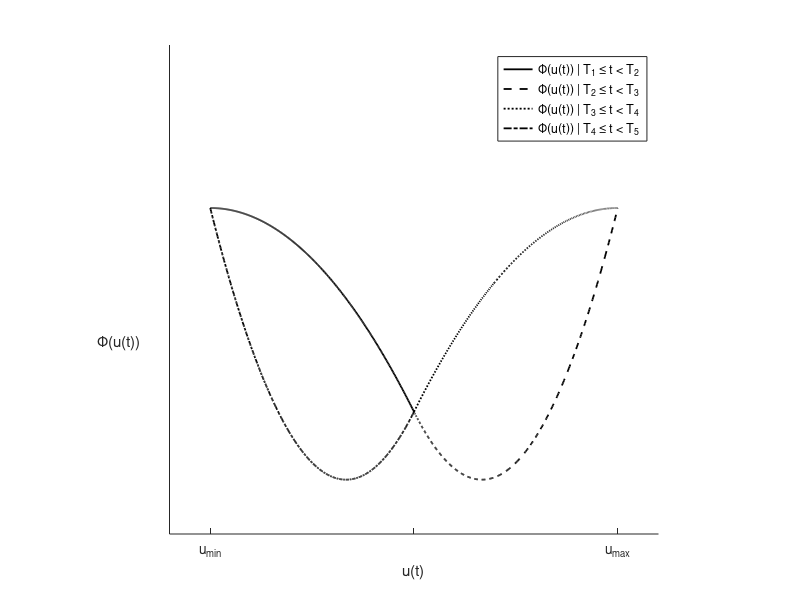
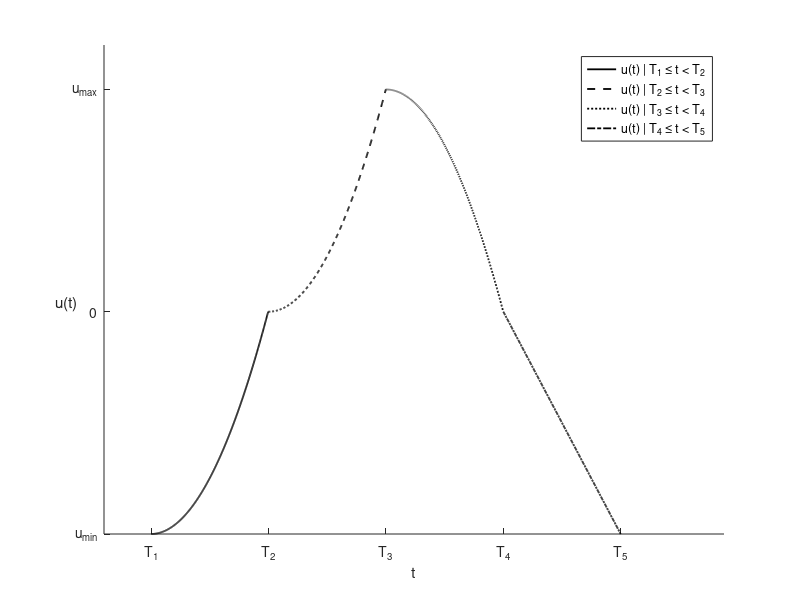
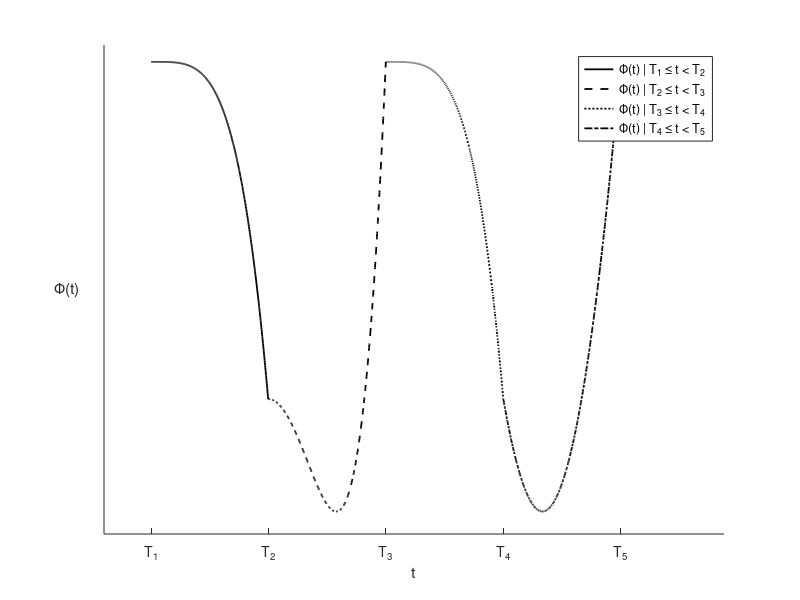

The MATLAB source for these figures, in order:
clear all
close all
clc

umin=-1;
umax=1;
l=(umax-umin)/2;
umid=(umax+umin)/2;

Ttotal=(l^2)/2;
mu=1;

n=1000;
u=[linspace(umin,umax,n),linspace(umax,umin,n)];
y=0;

T1=1;
T2=floor(n/2);
T3=n;
T4=floor(3*n/2);
T5=2*n;

for i=T1:T2
    u(i)= (((umid-umin)/(T2-T1))*i)^2 + umin;
    gamma=((u(i)-umin)^2)/(l^2);
    delta=0;
    ro=0;
    sigma=0;
    y(i)=-Ttotal*abs(mu)*(gamma-(1-gamma))-Ttotal*abs(mu)*(delta-(1-delta))+Ttotal*abs(mu)*(ro-(1-ro))+Ttotal*abs(mu)*(sigma-(1-sigma));
end
for i=T2:T3
    u(i)= (((umax-umid)/(T3-T2))*(i-T2))^2 + umid;
    gamma=1;
    delta=1-(l-(u(i)-umid))^2/(l^2);
    ro=(u(i)-umid)^2/(l^2);
    sigma=(u(i)-umid)^2/(l^2);
    y(i)=-Ttotal*abs(mu)*(gamma-(1-gamma))-Ttotal*abs(mu)*(delta-(1-delta))+Ttotal*abs(mu)*(ro-(1-ro))+Ttotal*abs(mu)*(sigma-(1-sigma));
end
for i=T3:T4
    u(i)= -(((umax-umid)/(T3-T4))*(i-T3))^2 + umax;
    gamma=1;
    delta=1;
    ro=1;
    sigma=1-(umax-u(i))^2/(l^2);
    y(i)=-Ttotal*abs(mu)*(gamma-(1-gamma))-Ttotal*abs(mu)*(delta-(1-delta))+Ttotal*abs(mu)*(ro-(1-ro))+Ttotal*abs(mu)*(sigma-(1-sigma));
end
for i=T4:T5
    gamma=1-(umid-u(i))^2/(l^2);
    delta=1-(umid-u(i))^2/(l^2);
    ro=(l-(umid-u(i)))^2/(l^2);
    sigma=0;
    y(i)=-Ttotal*abs(mu)*(gamma-(1-gamma))-Ttotal*abs(mu)*(delta-(1-delta))+Ttotal*abs(mu)*(ro-(1-ro))+Ttotal*abs(mu)*(sigma-(1-sigma));
end

%%%%%%%%%%%%%%%%%%%%%%%%%%%%%%%%%%%%%%%%%%%%%%%%%%%%%%%%%%%%%%%%%%%%%%%%%%%
%Butterfly plot

fig=figure(1);
hold on
grid off
uy1=plot(u(T1:T2),y(T1:T2),'b');
uy2=plot(u(T2:T3),y(T2:T3),'g');
uy3=plot(u(T3:T4),y(T3:T4),'r');
uy4=plot(u(T4:T5),y(T4:T5),'y');

lw=1.3;
set(uy1,'linewidth',lw);
set(uy2,'linewidth',lw);
set(uy3,'linewidth',lw);
set(uy4,'linewidth',lw);
set(uy1,'color',[0 0 0]);
set(uy2,'color',[0 0 0]);
set(uy3,'color',[0 0 0]);
set(uy4,'color',[0 0 0]);
set(uy1,'linestyle','-');
set(uy2,'linestyle','--');
set(uy3,'linestyle',':');
set(uy4,'linestyle','-.');

legend('\Phi(u(t)) | T_1 \leq t < T_2'...
    ,'\Phi(u(t)) | T_2 \leq t < T_3'...
    ,'\Phi(u(t)) | T_3 \leq t < T_4'...
    ,'\Phi(u(t)) | T_4 \leq t < T_5');
xlabel('u(t)');
ylabel('\Phi(u(t))');
set(gca,'XTick',[umin:umax],'XTickLabel',{'u_{min}','','u_{max}'});
set(gca,'YTick',[],'YTickLabel',{});
set(get(gca,'YLabel'),'Rotation',0);
set(get(gca,'YLabel'),'Position',get(get(gca,'Ylabel'),'Position')+[-0.4 0 0]);

axis('equal');
axis([-1.2 1.2 -1.6 0.8]);

%%%%%%%%%%%%%%%%%%%%%%%%%%%%%%%%%%%%%%%%%%%%%%%%%%%%%%%%%%%%%%%%%%%%%%%%%%%
%Input plot

shift=floor(2*n/10);
u=[zeros(1,shift),u];

T1=1+shift;
T2=floor(n/2)+shift;
T3=n+shift;
T4=floor(3*n/2)+shift;
T5=2*n+shift;

fig=figure(2);
hold on
grid off
u1=plot([T1:T2],u(T1:T2),'b');
u2=plot([T2:T3],u(T2:T3),'g');
u3=plot([T3:T4],u(T3:T4),'r');
u4=plot([T4:T5],u(T4:T5),'y');

lw=1.3;
set(u1,'linewidth',lw);
set(u2,'linewidth',lw);
set(u3,'linewidth',lw);
set(u4,'linewidth',lw);
set(u1,'color',[0 0 0]);
set(u2,'color',[0 0 0]);
set(u3,'color',[0 0 0]);
set(u4,'color',[0 0 0]);
set(u1,'linestyle','-');
set(u2,'linestyle','--');
set(u3,'linestyle',':');
set(u4,'linestyle','-.');

legend('u(t) | T_1 \leq t < T_2'...
    ,'u(t) | T_2 \leq t < T_3'...
    ,'u(t) | T_3 \leq t < T_4'...
    ,'u(t) | T_4 \leq t < T_5');
xlabel('t','fontsize',11);
ylabel('u(t)','fontsize',11);
set(gca,'XTick',[T1,T2,T3,T4,T5],'XTickLabel',{'T_1','T_2','T_3','T_4','T_5'},'fontsize',10);
set(gca,'YTick',[umin:umax],'YTickLabel',{'u_{min}','0','u_{max}'},'fontsize',10);
set(get(gca,'YLabel'),'Rotation',0);
set(get(gca,'YLabel'),'Position',get(get(gca,'Ylabel'),'Position')+[-0.3 0 0]);

% axis('equal')
axis([0 T5*1.2 umin*1 umax*1.2])

%%%%%%%%%%%%%%%%%%%%%%%%%%%%%%%%%%%%%%%%%%%%%%%%%%%%%%%%%%%%%%%%%%%%%%%%%%%
%Output plot

y=[zeros(1,shift),y];

fig=figure(3);
hold on
grid off
y1=plot([T1:T2],y(T1:T2),'b');
y2=plot([T2:T3],y(T2:T3),'g');
y3=plot([T3:T4],y(T3:T4),'r');
y4=plot([T4:T5],y(T4:T5),'y');

lw=1.3;
set(y1,'linewidth',lw);
set(y2,'linewidth',lw);
set(y3,'linewidth',lw);
set(y4,'linewidth',lw);
set(y1,'color',[0 0 0]);
set(y2,'color',[0 0 0]);
set(y3,'color',[0 0 0]);
set(y4,'color',[0 0 0]);
set(y1,'linestyle','-');
set(y2,'linestyle','--');
set(y3,'linestyle',':');
set(y4,'linestyle','-.');

legend('\Phi(t) | T_1 \leq t < T_2'...
    ,'\Phi(t) | T_2 \leq t < T_3'...
    ,'\Phi(t) | T_3 \leq t < T_4'...
    ,'\Phi(t) | T_4 \leq t < T_5');
xlabel('t','fontsize',11);
ylabel('\Phi(t)','fontsize',11);
set(gca,'XTick',[T1,T2,T3,T4,T5],'XTickLabel',{'T_1','T_2','T_3','T_4','T_5'},'fontsize',10);
set(gca,'YTick',[],'YTickLabel',{},'fontsize',10);
set(get(gca,'YLabel'),'Rotation',0);
set(get(gca,'YLabel'),'Position',get(get(gca,'Ylabel'),'Position')+[-100.0 0 0]);

% axis('equal')
axis([0 T5*1.2 min(y)*1.05 max(y)+0.05])